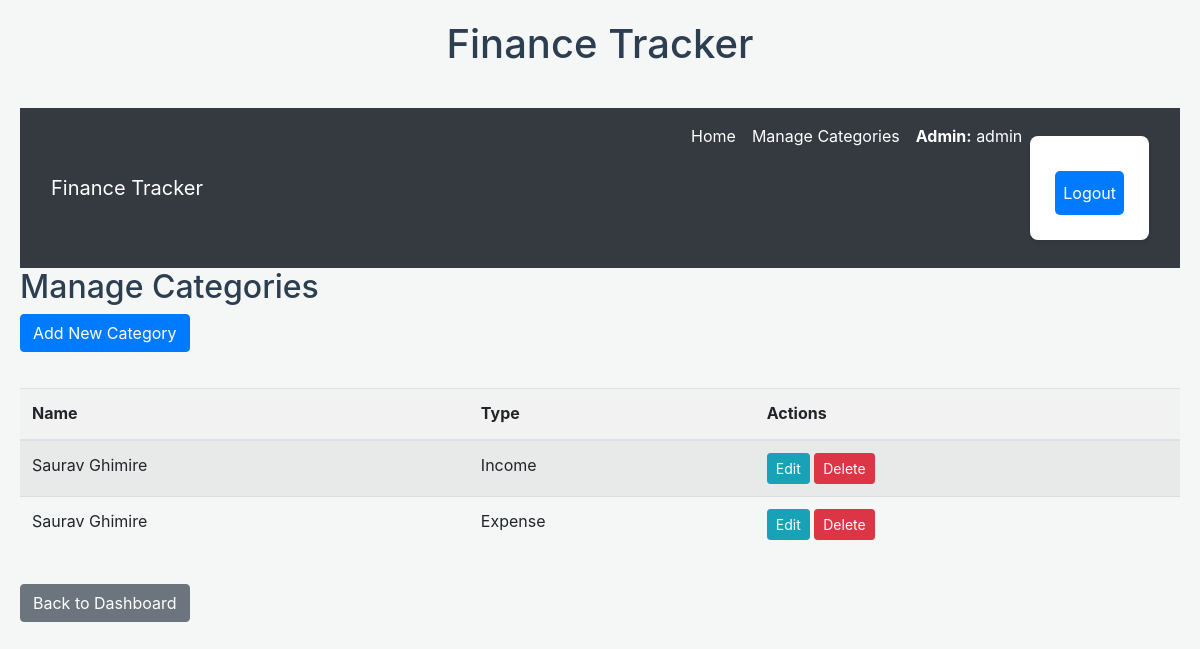
The page /categories/ (signed in) on the database as committed earlier.
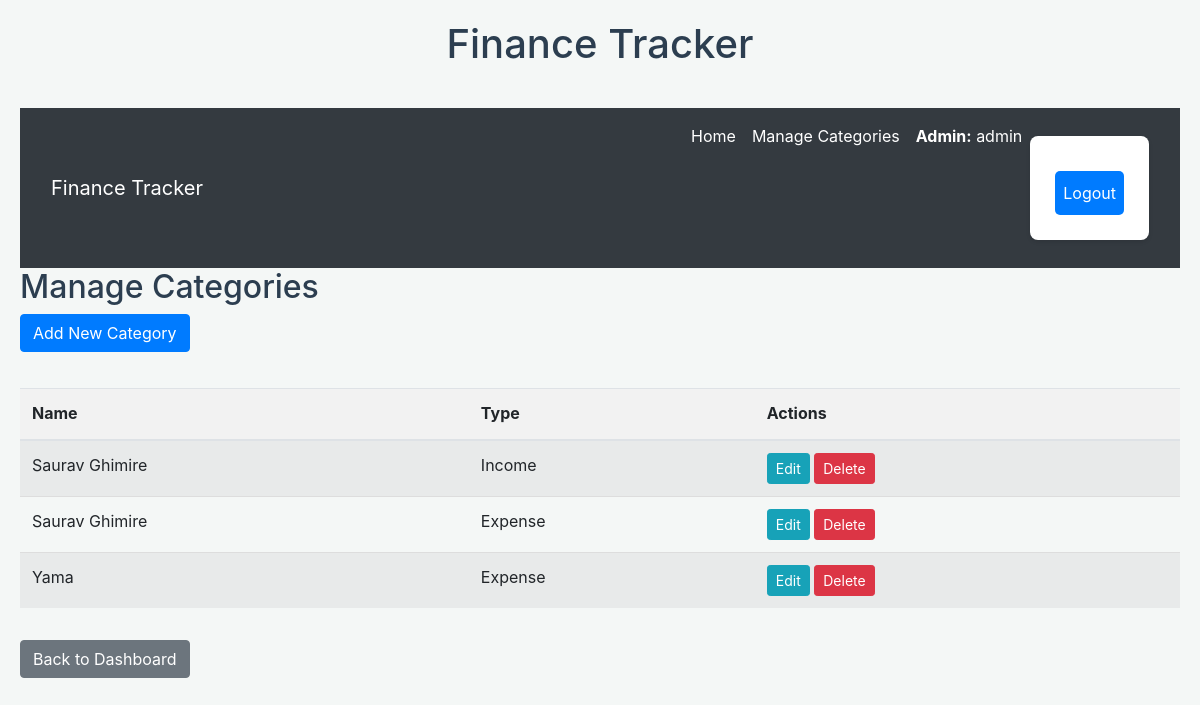
The same page on the database as committed later.
### tracker/models.py (models this page shows, shortened)
class Category(models.Model):
    CATEGORY_TYPES =  [
        ('income', 'Income'),
        ('expense', 'Expense'),
    ]
    type = models.CharField(max_length=10, choices=CATEGORY_TYPES)
    name = models.CharField(max_length=100)
    user = models.ForeignKey(User, on_delete=models.CASCADE)
    created_at = models.DateTimeField(auto_now_add=True)
    class Meta:
        verbose_name_plural = "Categories"

### tracker/views.py (the view)
# urls.py: path('categories/', views.category_list, name='category_list'),
@login_required
@user_passes_test(is_superuser_check) # Protect this view
def category_list(request):
    categories = Category.objects.filter(user=request.user).order_by('name')
    return render(request, 'tracker/category_list.html', {'categories': categories, 'title': 'Manage Categories'})

### tracker/views.py (called while the page is built)
def is_superuser_check(user):
    return user.is_superuser

### tracker/templates/tracker/category_list.html
{% extends 'tracker/base.html' %}
{% load crispy_forms_tags %}
{% block content %}
<h2>{{ title }}</h2>
<a href="{% url 'tracker:category_add' %}" class="btn btn-primary mb-3">Add New Category</a>
<div class="category-list">
    {% if categories %}
        <table class="table table-striped">
            <thead>
                <tr>
                    <th>Name</th>
                    <th>Type</th>
                    <th>Actions</th>
                </tr>
            </thead>
            <tbody>
                {% for category in categories %}
                <tr>
                    <td>{{ category.name }}</td>
                    <td>{{ category.type|capfirst }}</td>
                    <td>
                        <a href="{% url 'tracker:category_edit' pk=category.pk %}" class="btn btn-sm btn-info">Edit</a>
                        <a href="{% url 'tracker:category_delete' pk=category.pk %}" class="btn btn-sm btn-danger">Delete</a>
                    </td>
                </tr>
                {% endfor %}
            </tbody>
        </table>
    {% else %}
        <p>No categories yet. Add your first category!</p>
    {% endif %}
</div>
<a href="{% url 'tracker:dashboard' %}" class="btn btn-secondary mt-3">Back to Dashboard</a>
{% endblock %}

Rows that differ between the two databases and show on the page:
added Category: name "Yama", type "Expense"
